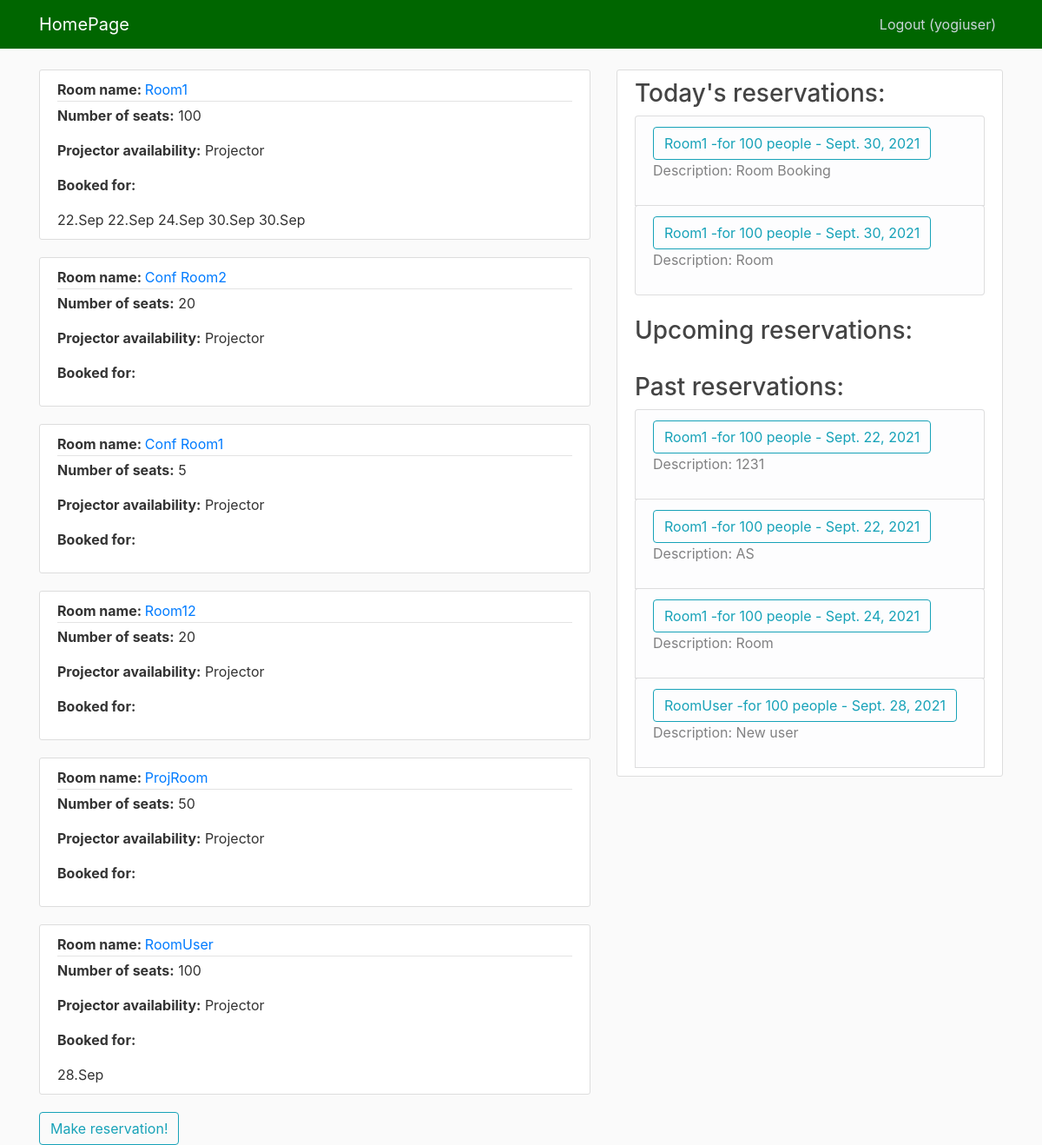
Screenshot of / (signed in) with the database file from the repository.
### system/models.py (models this page shows, shortened)
class Room(models.Model):
    name = models.CharField(max_length=64)
    capacity = models.IntegerField()
    projector = models.BooleanField(default=True)
    def __str__(self):
        return f"{self.name} -for {self.capacity} people  "

class Reservation(models.Model):
    date = models.DateField(validators=[validate_date])
    room = models.ForeignKey(Room, on_delete=models.CASCADE, null=True)
    user = models.ForeignKey(User, on_delete=models.CASCADE, null=True)
    comment = models.TextField()

### system/views.py (the view)
# urls.py: path('', HomePage.as_view(), name='homepage'),
class HomePage(LoginRequiredMixin, ListView):
    model = Room
    template_name = 'home.html'
    context_object_name = 'rooms'
    def get_context_data(self, **kwargs):
        kwargs['reservations'] = Reservation.objects.order_by('date')
        kwargs['today'] = datetime.date.today()
        return super(HomePage, self).get_context_data(**kwargs)

### system/templates/home.html
{% extends 'base.html' %}
{% block content %}
    {% for room in rooms %}
        <article class="media content-section">
            <div class="media-body">
                <div class="article-metadata">
                    <b>Room name: </b><a class="mr-2" href="{% url 'room-detail' room.id %}">{{ room.name }}</a>
                </div>
                <p class="article-content"><b>Number of seats:</b> {{ room.capacity }}</p>
                  {% if room.projector == True %}
                <p class="article-content"><b>Projector availability:</b> Projector </p>
                  {% else %}
                <p class="article-content"><b>Projector availability:</b> No projector </p>
                  {% endif %}
                <p class="article-content"><b>Booked for:</b></p>
                  {% for res in reservations %}
                    {% if room.id == res.room.id %}
                        {{ res.date.day }}.{{ res.date|date:"M" }}
                    {% endif %}
                  {% endfor %}
              </div>
        </article>
    {% endfor %}
     {% if user.is_staff%}
     <a class="btn btn-outline-info" href="{% url 'add-room' %}">Add a new room!</a>
     <a class="btn btn-outline-info" href="{% url 'make-reservation' %}">Make reservation!</a>
     {% else %}
     <a class="btn btn-outline-info" href="{% url 'make-reservation' %}">Make reservation!</a>
     {% endif %}
{% endblock %}

### system/templates/base.html (shortened to what this page needs)
{% load static %}
{% load bootstrap4 %}
{% bootstrap_css %}
<!DOCTYPE html>
<html>
<head>
    <link rel="stylesheet" href="https://maxcdn.bootstrapcdn.com/bootstrap/4.0.0/css/bootstrap.min.css">
    <link rel="stylesheet" type="text/css" href="{% static 'stylesheet.css' %}">
</head>
<body>
    <header class="site-header">
      <nav class="navbar navbar-expand-md navbar-dark bg-steel fixed-top">
        <div class="container">
          <a class="navbar-brand mr-4" href="{% url 'homepage' %}">HomePage</a>
          <div class="collapse navbar-collapse" id="navbarToggle">
            <div class="navbar-nav">
              {% if user.is_authenticated %}
                <a class="nav-item nav-link" href="{% url 'logout' %}">Logout ({{ user.username }})</a>
              {% else %}
                <a class="nav-item nav-link" href="{% url 'login' %}">Login</a>
                <a class="nav-item nav-link" href="{% url 'register' %}">Register</a>
              {% endif %}
            </div>
          </div>
        </div>
      </nav>
    </header>
    <main role="main" class="container">
      <div class="row">
        <div class="col-md-7">
          {% block content %}{% endblock %}
        </div>
          {% if reservations|length > 0 %}
            <div class="col-md-5">
              <div class="content-section">
                <h3>Today's reservations:</h3>
                  {% for res in reservations %}
                      <ul class="list-group">
                      {% if today == res.date %}
                        <li class="list-group-item list-group-item-light"><a class="btn btn-outline-info"
                             href="{% url 'update-reservation' res.id %}">{{ res.room }} - {{ res.date }}</a>
                            <p>Description: {{ res.comment }}</p>
                        </li>
                        {% endif %}
                    {% endfor %}
                  </ul><br>
                <h3>Upcoming reservations:</h3>
                  {% for res in reservations %}
                      <ul class="list-group">
                    {% endfor %}
                  </ul><br>
                  <h3>Past reservations:</h3>
                  {% for res in reservations %}
                      <ul class="list-group">
                      {% if today > res.date %}
                        <li class="list-group-item list-group-item-light"><a class="btn btn-outline-info"
                             href="{% url 'update-reservation' res.id %}">{{ res.room }} - {{ res.date }}</a>
                            <p>Description: {{ res.comment }}</p>
                        </li>
                        {% endif %}
                    {% endfor %}
                  </ul>
              </div>
            </div>
        {% endif %}
      </div>
    </main>
</body>
</html>

### system/static/stylesheet.css (style rules this page uses)
body { background: #fafafa; color: #333333; margin-top: 5rem; }
h1, h2, h3, h4, h5, h6 { color: #444444; }
ul { margin: 0; }
.bg-steel { background-color: #006600; }
.site-header .navbar-nav .nav-link { color: #cbd5db; }
.content-section { background: #ffffff; padding: 10px 20px; border: 1px solid #dddddd; border-radius: 3px; margin-bottom: 20px; }
.article-content { white-space: pre-line; }
.article-metadata { padding-bottom: 1px; margin-bottom: 4px; border-bottom: 1px solid #e3e3e3 }

### rows the page displays
Room: name "Room1", capacity "100", shows "Projector availability:", projector "Projector"
Reservation: date.day "22", date "Sep", room "Room1 -for 100 people", date "Sept. 22, 2021", comment "1231"
Reservation: date.day "22", date "Sep", room "Room1 -for 100 people", date "Sept. 22, 2021", comment "AS"
Reservation: date.day "24", date "Sep", room "Room1 -for 100 people", date "Sept. 24, 2021", comment "Room"
Reservation: date.day "30", date "Sep", room "Room1 -for 100 people", date "Sept. 30, 2021", comment "Room Booking"
Reservation: date.day "30", date "Sep", room "Room1 -for 100 people", date "Sept. 30, 2021", comment "Room"
Room: name "Conf Room2", capacity "20", shows "Projector availability:", projector "Projector"
Room: name "Conf Room1", capacity "5", shows "Projector availability:", projector "Projector"
Room: name "Room12", capacity "20", shows "Projector availability:", projector "Projector"
Room: name "ProjRoom", capacity "50", shows "Projector availability:", projector "Projector"
Room: name "RoomUser", capacity "100", shows "Projector availability:", projector "Projector"
Reservation: date.day "28", date "Sep", room "RoomUser -for 100 people", date "Sept. 28, 2021", comment "New user"

### other values shown
{{ user.username }} "yogiuser"
